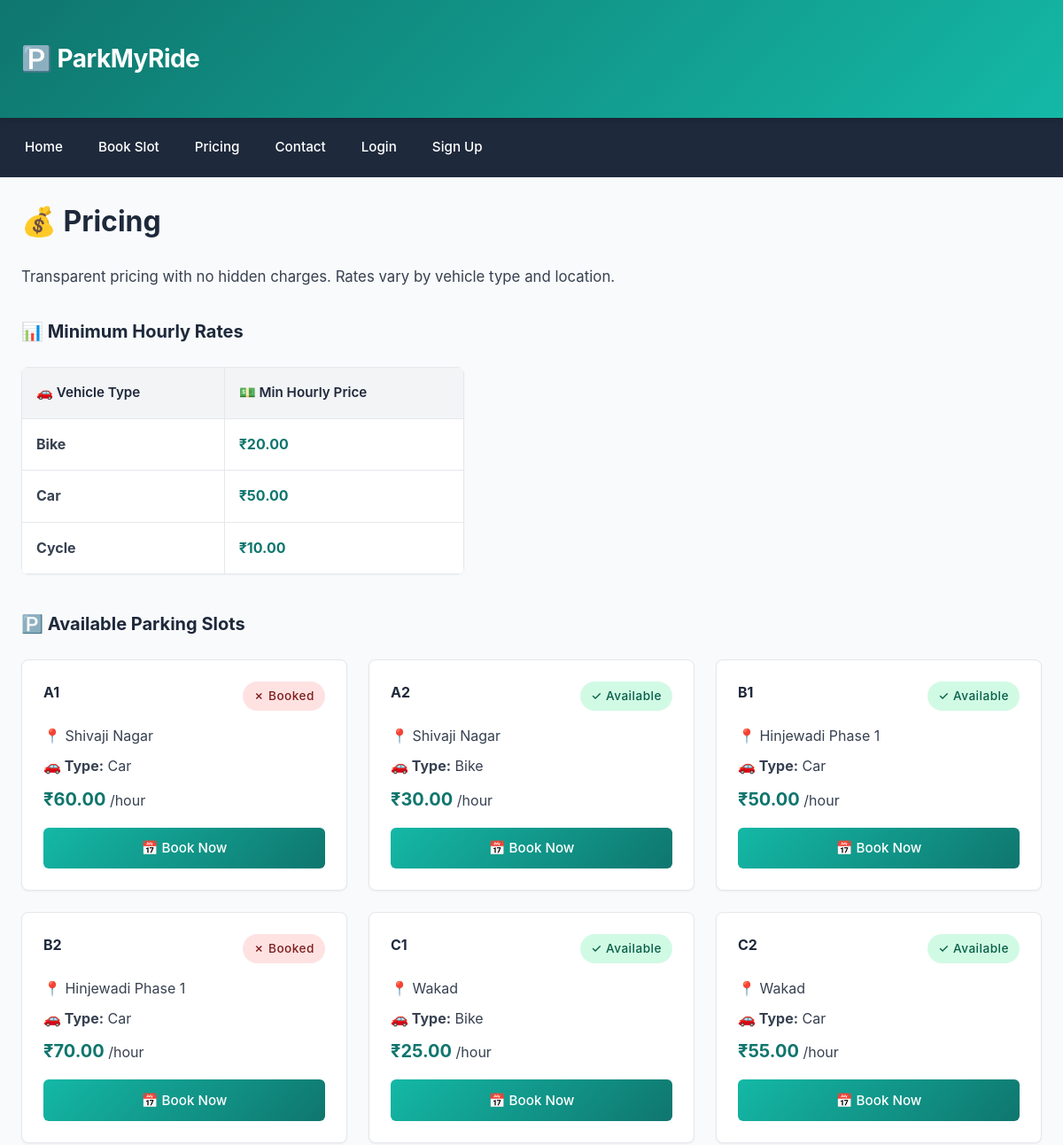
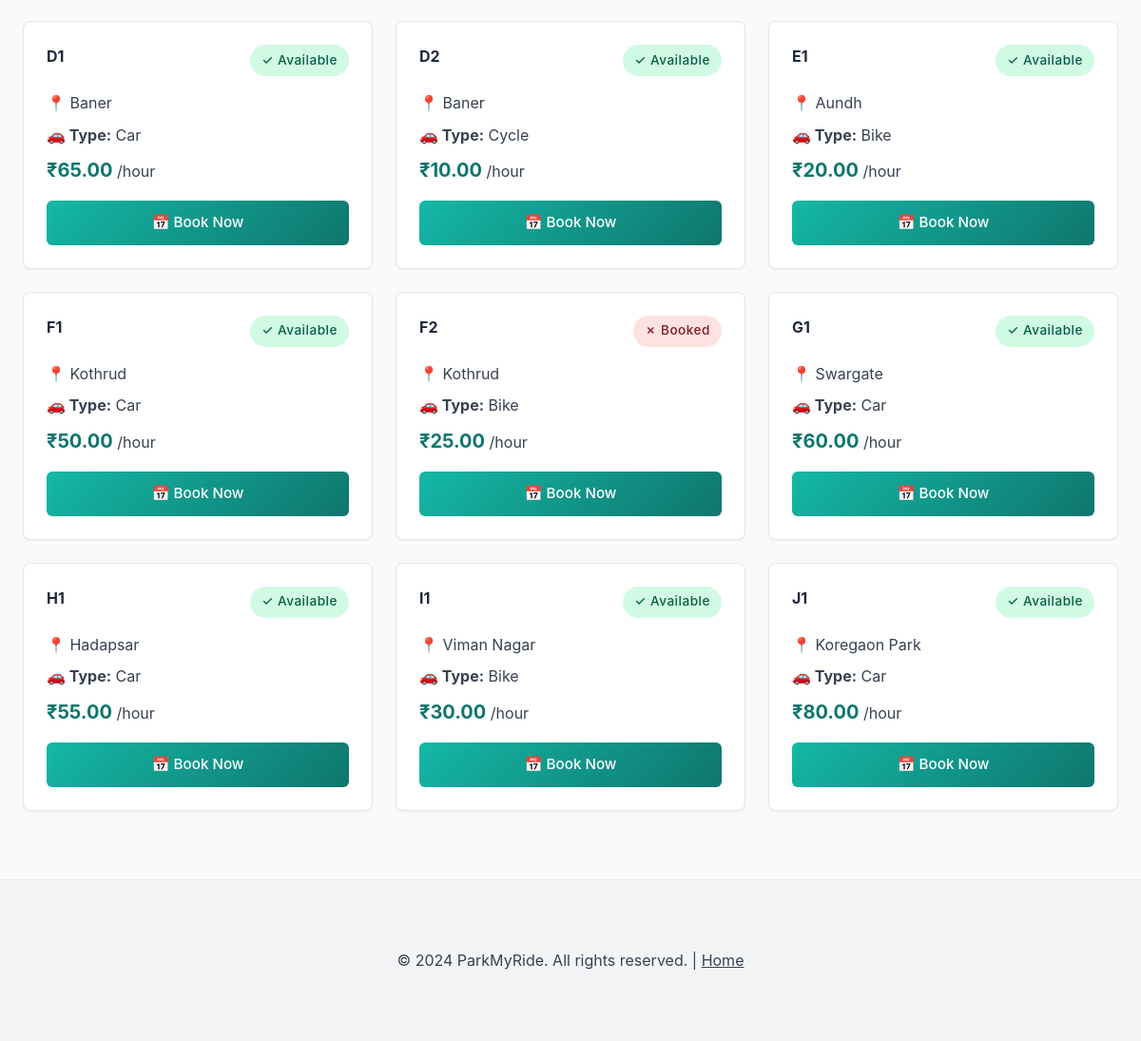
The page /pricing/ on the database its author committed (2 pictures, top to bottom).
### parking/models.py (models this page shows, shortened)
class ParkingSlot(models.Model):
    slot_name = models.CharField(max_length=100)
    location = models.ForeignKey(Location, on_delete=models.CASCADE)
    vehicle_type = models.CharField(max_length=10, choices=VEHICLE_CHOICES)
    hourly_price = models.DecimalField(max_digits=6, decimal_places=2)
    is_available = models.BooleanField(default=True)
    description = models.CharField(max_length=255, blank=True)

class Location(models.Model):
    name = models.CharField(max_length=200)
    address = models.TextField()

### parking/views.py (the view)
# urls.py: path('pricing/', views.pricing, name='pricing'),
def pricing(request):
    prices = ParkingSlot.objects.values('vehicle_type').annotate(min_price=Min('hourly_price'))
    slots = ParkingSlot.objects.select_related('location').all()
    return render(request, 'pricing.html', {'prices': prices, 'slots': slots})

### parking/templatetags/currency.py (called while the page is built)
@register.filter
def inr(value):
    try:
        amount = float(value)
        s = f"{amount:,.2f}"
        return f"₹{s}"
    except Exception:
        try:
            return f"₹{float(value):.2f}"
        except Exception:
            return value

### templates/pricing.html (shortened to what this page needs)
{% extends 'base.html' %}
{% block content %}
<h2>💰 Pricing</h2>
<p style="color: var(--gray-700); font-size: 1.05rem; margin-bottom: 2rem;">Transparent pricing with no hidden charges. Rates vary by vehicle type and location.</p>
<h3 style="margin-top: 2rem; margin-bottom: 1rem;">📊 Minimum Hourly Rates</h3>
<div style="max-width: 500px;">
  <table class="table">
    <thead>
      <tr>
        <th>🚗 Vehicle Type</th>
        <th>💵 Min Hourly Price</th>
      </tr>
    </thead>
    <tbody>
      {% for p in prices %}
      <tr>
        <td><strong>{{ p.vehicle_type }}</strong></td>
        <td><strong style="color: var(--teal);">{{ p.min_price|inr }}</strong></td>
      </tr>
      {% endfor %}
    </tbody>
  </table>
</div>
<h3 style="margin-top: 2.5rem; margin-bottom: 1rem;">🅿️ Available Parking Slots</h3>
<div class="grid">
  {% for slot in slots %}
  <div class="card">
    <div style="display: flex; justify-content: space-between; align-items: start; margin-bottom: 1rem;">
      <h4 style="margin: 0;">{{ slot.slot_name }}</h4>
      {% if slot.is_available %}
        <span class="badge available">✓ Available</span>
      {% else %}
        <span class="badge busy">✗ Booked</span>
      {% endif %}
    </div>
    <p><strong>📍</strong> {{ slot.location.name }}</p>
    <p><strong>🚗 Type:</strong> {{ slot.vehicle_type }}</p>
    <p style="margin-bottom: 1rem;">
      <strong style="font-size: 1.25rem; color: var(--teal);">{{ slot.hourly_price|inr }}</strong>
      <span style="color: var(--gray-700);">/hour</span>
    </p>
    <a class="btn book" href="/book/{{ slot.id }}/" style="width: 100%; text-align: center;">📅 Book Now</a>
  </div>
  {% endfor %}
</div>
{% endblock %}

### static/css/global.css (style rules this page uses)
:root { --teal: #0f766e; --teal-light: #14b8a6; --dark: #1e293b; --gray-50: #f9fafb; --gray-100: #f3f4f6; --gray-200: #e5e7eb; --gray-300: #d1d5db; --gray-700: #374151; --green: #10b981; --green-dark: #059669; --red: #ef4444; --amber: #f59e0b; --shadow-sm: 0 1px 2px rgba(0, 0, 0, 0.05); --shadow-md: 0 4px 6px rgba(0, 0, 0, 0.1); --shadow-lg: 0 10px 15px rgba(0, 0, 0, 0.1); --transition: all 0.3s ease; }
* { box-sizing: border-box; }
html { scroll-behavior: smooth; }
body { font-family: -apple-system, BlinkMacSystemFont, 'Segoe UI', Roboto, 'Helvetica Neue', Arial, sans-serif; margin: 0; color: var(--dark); background: var(--gray-50); line-height: 1.6; }
.grid { display: grid; grid-template-columns: repeat(auto-fill, minmax(280px, 1fr)); gap: 1.5rem; margin-top: 1.5rem; }
.card { background: #fff; border: 1px solid var(--gray-200); padding: 1.5rem; border-radius: 8px; box-shadow: var(--shadow-sm); transition: var(--transition); overflow: hidden; }
.card p { margin: 0.5rem 0; color: var(--gray-700); }
.btn { display: inline-block; padding: 0.7rem 1.25rem; border-radius: 6px; background: var(--gray-200); color: var(--dark); text-decoration: none; border: none; cursor: pointer; transition: var(--transition); font-weight: 500; font-size: 0.95rem; text-align: center; }
.btn.book { background: linear-gradient(135deg, var(--teal-light) 0%, var(--teal) 100%); color: #fff; }
.badge { display: inline-block; padding: 0.35rem 0.75rem; border-radius: 20px; font-size: 0.85rem; font-weight: 500; letter-spacing: 0.5px; }
.badge.available { background: #d1fae5; color: #065f46; }
.badge.busy { background: #fee2e2; color: #7f1d1d; }
.table { width: 100%; border-collapse: collapse; margin-top: 1.5rem; background: #fff; border-radius: 8px; overflow: hidden; box-shadow: var(--shadow-sm); }
.table th { background: var(--gray-100); padding: 1rem; border: 1px solid var(--gray-200); text-align: left; font-weight: 600; color: var(--dark); font-size: 0.95rem; }
.table td { padding: 1rem; border: 1px solid var(--gray-200); color: var(--gray-700); }
.table tbody tr { transition: var(--transition); }
h2 { margin: 0 0 1.5rem 0; font-size: 2rem; font-weight: 700; color: var(--dark); }
h3 { font-size: 1.25rem; }

### rows shown on the page
ParkingSlot: slot_name "A1", is_available "✗ Booked", location.name "Shivaji Nagar", vehicle_type "Car", hourly_price|inr "₹60.00"
ParkingSlot: slot_name "A2", is_available "✓ Available", location.name "Shivaji Nagar", vehicle_type "Bike", hourly_price|inr "₹30.00"
ParkingSlot: slot_name "B1", is_available "✓ Available", location.name "Hinjewadi Phase 1", vehicle_type "Car", hourly_price|inr "₹50.00"
ParkingSlot: slot_name "B2", is_available "✗ Booked", location.name "Hinjewadi Phase 1", vehicle_type "Car", hourly_price|inr "₹70.00"
ParkingSlot: slot_name "C1", is_available "✓ Available", location.name "Wakad", vehicle_type "Bike", hourly_price|inr "₹25.00"
ParkingSlot: slot_name "C2", is_available "✓ Available", location.name "Wakad", vehicle_type "Car", hourly_price|inr "₹55.00", {{ slot.id }} 10 (drawn)
ParkingSlot: slot_name "D1", is_available "✓ Available", location.name "Baner", vehicle_type "Car", hourly_price|inr "₹65.00"
ParkingSlot: slot_name "D2", is_available "✓ Available", location.name "Baner", vehicle_type "Cycle", hourly_price|inr "₹10.00"
ParkingSlot: slot_name "E1", is_available "✓ Available", location.name "Aundh", vehicle_type "Bike", hourly_price|inr "₹20.00"
ParkingSlot: slot_name "F1", is_available "✓ Available", location.name "Kothrud", vehicle_type "Car", hourly_price|inr "₹50.00"
ParkingSlot: slot_name "F2", is_available "✗ Booked", location.name "Kothrud", vehicle_type "Bike", hourly_price|inr "₹25.00"
ParkingSlot: slot_name "G1", is_available "✓ Available", location.name "Swargate", vehicle_type "Car", hourly_price|inr "₹60.00"
ParkingSlot: slot_name "H1", is_available "✓ Available", location.name "Hadapsar", vehicle_type "Car", hourly_price|inr "₹55.00"
ParkingSlot: slot_name "I1", is_available "✓ Available", location.name "Viman Nagar", vehicle_type "Bike", hourly_price|inr "₹30.00"
ParkingSlot: slot_name "J1", is_available "✓ Available", location.name "Koregaon Park", vehicle_type "Car", hourly_price|inr "₹80.00"

### other values the page prints
{{ p.vehicle_type }} "Bike" "Car" "Cycle"
{{ p.min_price|inr }} "₹20.00" "₹50.00" "₹10.00"
